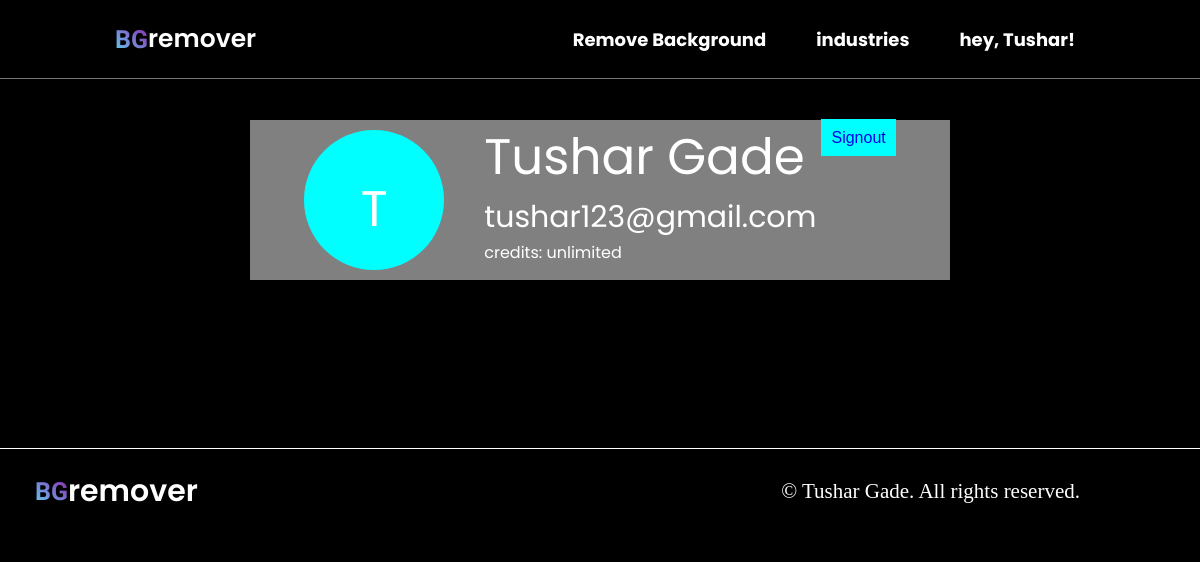
The app's page /loginsystem/userProfile.php (signed in) with its own data.
### tables this page shows
CREATE TABLE `users` (
  `id` int(11) NOT NULL,
  `fname` varchar(255) DEFAULT NULL,
  `lname` varchar(255) DEFAULT NULL,
  `email` varchar(255) DEFAULT NULL,
  `password` varchar(300) DEFAULT NULL,
  `posting_date` timestamp NOT NULL DEFAULT current_timestamp()
);

### loginsystem/userProfile.php (the view, shortened to what this page needs)
<?php session_start();
include_once('includes/config.php');
if (strlen($_SESSION['id']==0)) {
  header('location:logout.php');
  } else{
?>
    <!DOCTYPE html>
    <html lang="en">
    <head>
        <link href="css/home.css" rel="stylesheet" />
        <link href="css/nav.css" rel="stylesheet" />
        <link href="css/logo.css" rel="stylesheet" />
        <link href="css/userProfile.css" rel="stylesheet" />
    </head>
    <body>
    <?php
        if(isset($_SESSION['id'])){
            include('includes/navuser.php');
        }else{
            include('includes/navbar.php');
        }
    $userid=$_SESSION['id'];
    $query=mysqli_query($con,"select * from users where id='$userid'");
    while($result=mysqli_fetch_array($query))
    { ?>
        <div class="user-profile-container">
            <div class="user-profile">
                <p><?php $first = $result['fname'];
                    echo $first[0];
                ?></p>
            </div>
            <div class="user-data">
                <div class="user-name">
                    <p><?php echo $result['fname'];?> <?php echo $result['lname'];?></p>
                </div>
                <div class="user-email">
                    <p><?php echo $result['email'];?></p>
                </div>
                <p>credits: unlimited</p>
            </div>
            <div class="sign-out-button">
            <a href="logout.php">Signout</a>
            </div>
        </div>
    <?php
    }
    ?>
    <?php include_once('includes/footer.php');?>
    </body>
    </html>
<?php
}
?>

### loginsystem/includes/navuser.php (shortened to what this page needs)
<?php
include_once('includes/config.php');
if (strlen($_SESSION['id']==0)) {
  header('location:logout.php');
  } else{
?>
<header class="header">
<a href="index.php" class="rnav-item"><div class="logo"><span class="logo-bg">BG</span>remover</div></a>
    <nav class="navbars">
    <?php
    $userid=$_SESSION['id'];
    $query=mysqli_query($con,"select * from users where id='$userid'");
    while($result=mysqli_fetch_array($query))
    {?>
        <a href="background.php" class="rnav-item"><div class="navbar_item">Remove Background</div></a>
        <a href="industries.php" class="rnav-item"><div class="navbar_item">industries</div></a>
        <a href="userProfile.php" class="rnav-item"><div class="navbar_item hey-user-name-nav"><?php echo "hey, ".$result['fname']."!";?></div></a>
    </nav>
</header>
<?php }}?>

### loginsystem/css/home.css (style rules this page uses)
:root { --blue-100: #B6DBF6; --blue-500: #0071FF; --blue-900: #005DD1; --grey: #f2f2f2; --dark: #000000; --button: #7d2ae8; --text-button: #ffff; --light-text:#e6e6e6; --light-dark:rgb(45, 45, 45); --dark-100:rgb(156, 156, 156); --dark-500:rgb(70, 70, 70); }
* { box-sizing: border-box; padding: 0%; margin: 0%; font-family: "Poppins", sans-serif; -webkit-tap-highlight-color: transparent; user-select: none; }
body { color: var(--text-button); background-color: var(--dark); }
* { font-family: 'Poppins', sans-serif; }

### loginsystem/css/nav.css (style rules this page uses)
* { font-family: 'Poppins', sans-serif; }
.header { position: absolute; display: none; top: 0; left: 0; width: 100%; padding: 20px 100px; background: rgb(0, 0, 0); display: flex; justify-content: space-between; align-items: center; backdrop-filter: blur(10px); border-bottom: 1px solid rgb(116, 116, 116); z-index: 100; }
.logo { color: #fff; font-size: 25px; font-weight: 600; cursor: default; }
.rnav-item { text-decoration: none; }
.navbars { display: flex; position: relative; }
.navbars a { color: #fff; font-size: 18px; font-weight: bold; text-decoration: none; margin-left: 25px; margin-right: 25px; transition: 0.3s; }
.hey-user-name-nav { display: block; }

### loginsystem/css/logo.css (style rules this page uses)
.logo { margin-right: auto; display: flex; align-items: center; padding: 0% 15px; cursor: pointer; }
.logo-bg { font-family: "Style Script", cursive; font-weight: 900; font-size: 25px; font-style: normal; background: linear-gradient(to top right, rgb(96, 213, 245), #8e22af); -webkit-background-clip: text; -webkit-text-fill-color: transparent; }

### loginsystem/css/userProfile.css (style rules this page uses)
.user-profile-container { display: flex; justify-content: center; background-color: gray; width: 700px; margin: 10% auto 14% auto; height: auto; }
.user-profile { height: 140px; width: 140px; border-radius: 50%; background-color: aqua; text-align: center; margin: 10px 40px; }
.user-profile p { margin: 30% auto; font-size: 50px; }
.user-name p { font-size: 50px; }
.user-email p { font-size: 30px; }
.sign-out-button { text-align: center; margin: 5px; margin-right: 40px; }
.sign-out-button a { font-family: arial; text-decoration: none; background-color: aqua; padding: 10px; }

### records on screen
users: fname "Tushar", fname "T", lname "Gade", email "tushar123@gmail.com"
